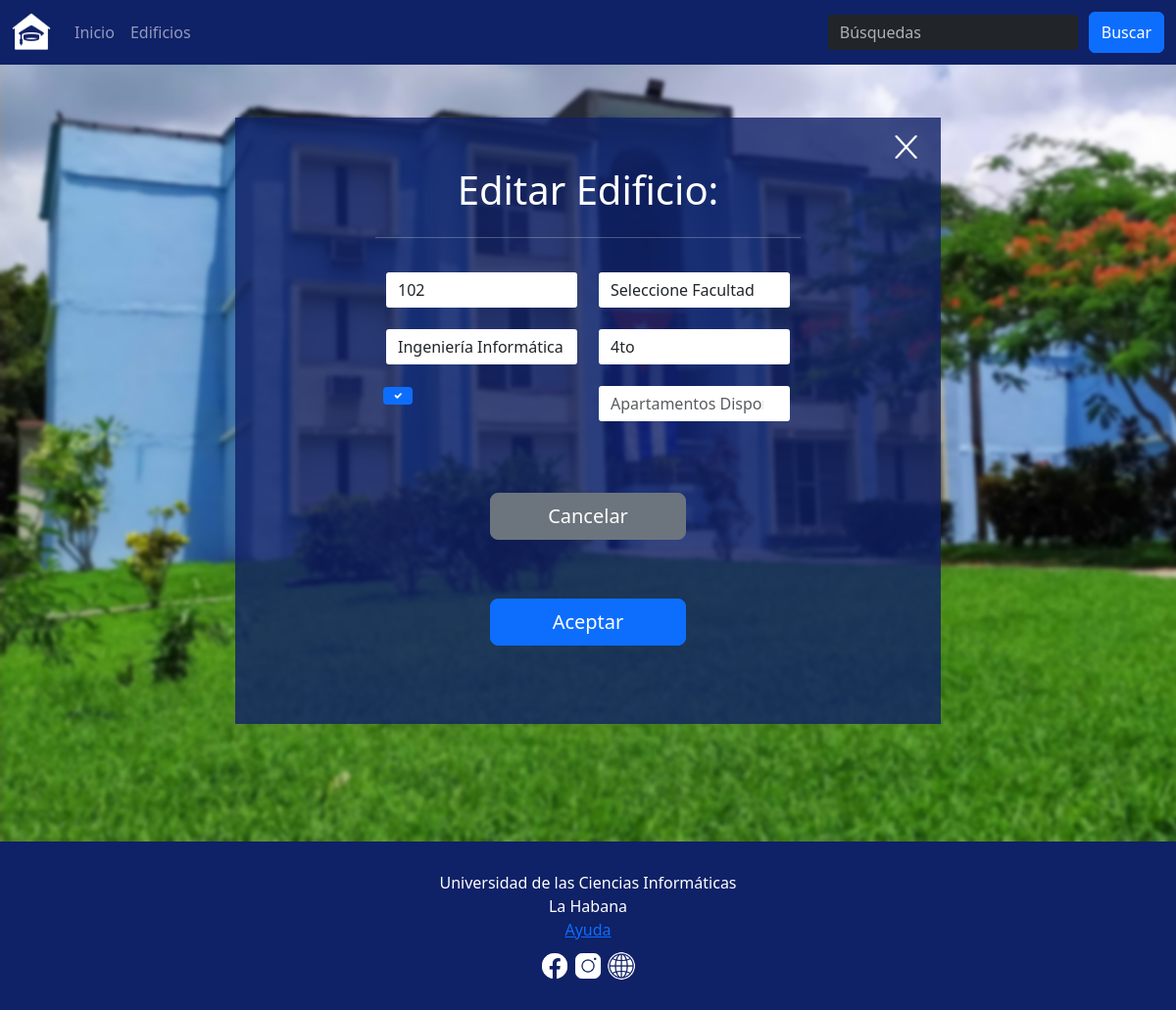
Before: /inicio/editar_edificios/102/ with the older database file.
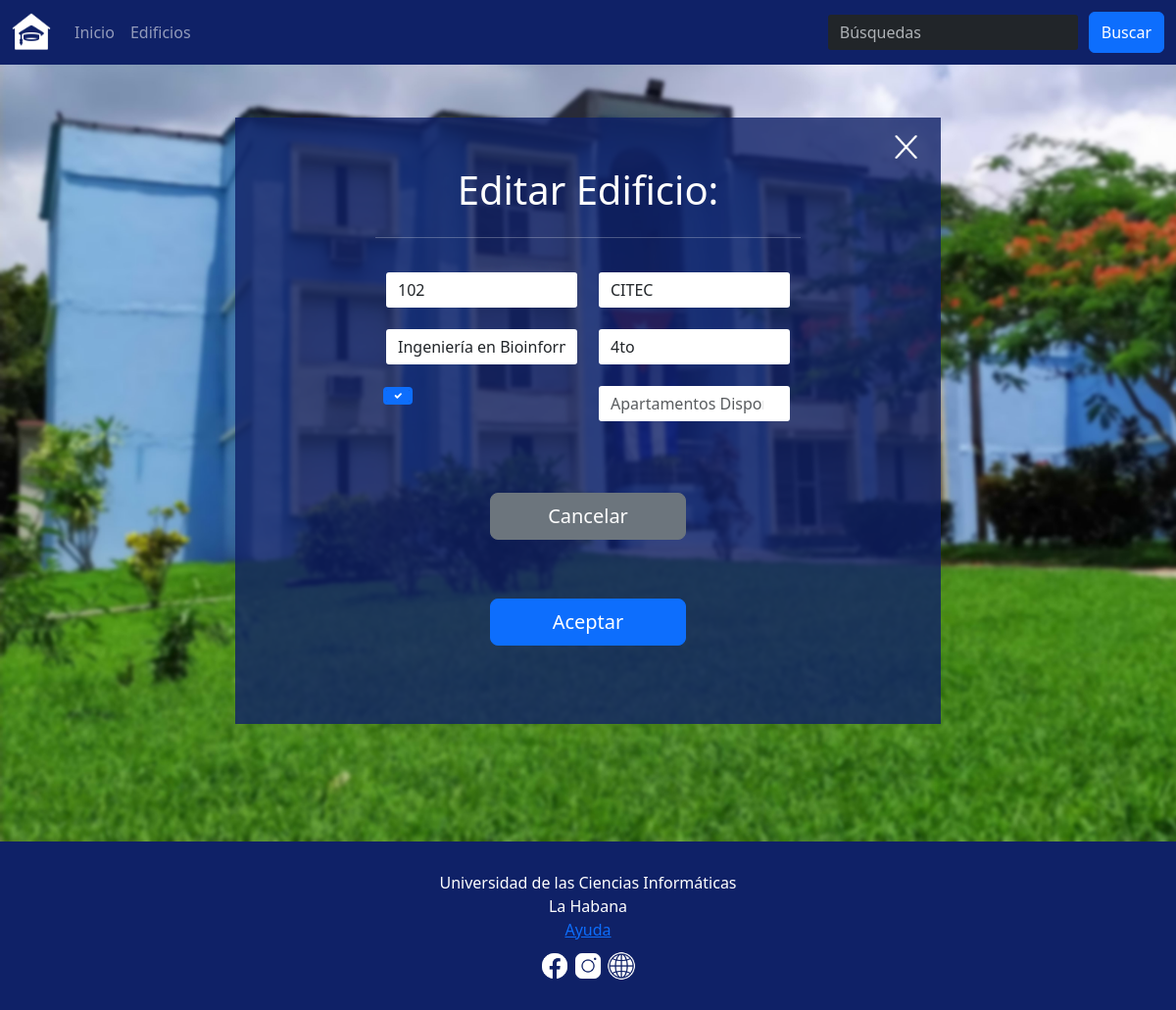
After: the same page with the newer database file.
### Vicedecana/models.py (models this page shows, shortened)
class Edificios(models.Model):
    numero = models.CharField(primary_key=True, max_length=255)  # Si el número de edificio es alfanumérico
    facultad = models.CharField(max_length=255)
    disponibilidad = models.BooleanField(default=True)
    ano = models.CharField(max_length=255)
    carrera = models.CharField(max_length=255)
    class Meta:
        verbose_name = 'Edificio'
        verbose_name_plural = 'Edificios'

### Vicedecana/views.py (the view)
# urls.py: path('editar_edificios/<int:numero>/', views.editar_edificios, name='editar_edificios'),  # ID del edificio como entero
def editar_edificios(request, numero):
    edificio = get_object_or_404(Edificios, pk=numero)
    if request.method == 'POST':
        form = EdificioForm(request.POST, instance=edificio)
        if form.is_valid():
            edificio = form.save()
            cantidad_apartamentos = form.cleaned_data['cantidad_apartamentos']
            Apartamento.objects.filter(edificio=edificio).delete()
            for i in range(1, cantidad_apartamentos + 1):
                numero_apto = generar_numero_apartamento(i)
                Apartamento.objects.create(
                    numero=numero_apto,
                    edificio=edificio,
                    disponibilidad=True
                )
            messages.success(request, f"Edificio {edificio.numero} actualizado con éxito.")
            return redirect('listado_edificios')
        else:
            messages.error(request, "Error al actualizar el edificio.")
            return render(request, "editarEdificio.html", {'form': form})
    else:
        form = EdificioForm(instance=edificio)
        return render(request, "editarEdificio.html", {'form': form})

### Vicedecana/templates/editarEdificio.html (shortened to what this page needs)
{% extends "base.html" %}
{% load static %}
{% load widget_tweaks %}
{% block content %}
<div class="form-container-edificio blue">
    <a href="{% url 'listado_edificios' %}">
        <img class="cruz" src="{% static 'img/icons9x-100 (1).png' %}" alt="">
    </a>
    <form id="formulario" class="registro-edificio row g-3 needs-validation" method="POST" novalidate>
        <h1 class="display-3 encabezados">Editar Edificio:</h1>
        <hr>
        <div class="col-md-6" id="numeroEdificio">
            {{ form.numero|add_class:"form-control" }}
        </div>
        <div class="col-md-6" id="facultad">
            {{ form.facultad|add_class:"form-control" }}
        </div>
        <div class="col-md-6" id="carrera">
            {{ form.carrera|add_class:"form-control" }}
        </div>
        <div class="col-md-6" id="anno">
            {{ form.ano|add_class:"form-control" }}
        </div>
        <div class="col-md-6" id="disponibilidad">
            {{ form.disponibilidad|add_class:"form-control" }}
        </div>
        <div class="col-md-6" id="cantidad_apartamentos">
            {{ form.cantidad_apartamentos|add_class:"form-control" }}
        </div>
        <div class="boton-container">
            <a class="links" href="{% url 'listado_edificios' %}">
                <button type="button" class="btn btn-secondary btn-lg botones">Cancelar</button>
            </a>
            <button type="submit" class="btn btn-primary btn-lg botones">Aceptar</button>
        </div>
    </form>
</div>
{% endblock %}

### Instructora/templates/base.html (shortened to what this page needs)
<!DOCTYPE html>
<html lang="es">
<head>
    <link href="https://cdn.jsdelivr.net/npm/bootstrap@5.3.3/dist/css/bootstrap.min.css" rel="stylesheet"
>
    {% load static %}
    <link rel="stylesheet" href="{% static 'style.css'%}">
</head>
<body>
    <nav class="navbar navbar-expand-lg" style="background-color: #0f2167;" data-bs-theme="dark">
        <div class="container-fluid">
            <img class="navbar-brand" src="{% static 'img/icons8-universidad-100.png'%}" alt="">
            <div class="collapse navbar-collapse" id="navbarSupportedContent">
                <ul class="navbar-nav me-auto mb-2 mb-lg-0">
                    <li class="nav-item">
                        <a class="nav-link {% if request.path == '/inicio/' %}active{% endif %}" aria-current="page" href="{% url 'Inicio I' %}">Inicio</a>
                    </li>
                    <li class="nav-item">
                        <a class="nav-link {% if request.path == '/inicio/edificios/' %}active{% endif %}" href="{% url 'Edificios' %}">Edificios</a>
                    </li>
                </ul>
                <form class="d-flex" role="search">
                    <input class="form-control me-2" type="search" placeholder="Búsquedas" aria-label="Search">
                    <button class="btn btn-primary" type="submit">Buscar</button>
                </form>
            </div>
        </div>
    </nav>
    {% block content %}
    {% endblock %}
    <footer>
        <p>Universidad de las Ciencias Informáticas</p>
        <p>La Habana</p>
        <a href="">Ayuda</a>
        <div>
            <a href="https://www.facebook.com/universidad.uci/?locale=es_LA"><img class="redes"
                    src="{% static 'img/icons8-facebook-nuevo-100.png'%}" alt=""></a>
            <a href="https://www.instagram.com/universidad.uci/?hl=es"><img class="redes"
                    src="{% static 'img/icons8-instagram-100.png'%}" alt=""></a>
            <a href="https://www.uci.cu/"><img class="redes" src="{% static 'img/icons8-web-100.png'%}" alt=""></a>
        </div>
    </footer>
</body>
</html>

### static/style.css (style rules this page uses)
body { position: relative; background-image: url(img/residenciaa.jpg); background-size: cover; background-repeat: no-repeat; margin: 0; }
footer { position: absolute; width: 100%; background-color: #0f2167; color: white; text-align: center; padding: 10px; padding-top: 30px; padding-bottom: 30px; height: auto; }
footer p { margin: 0; }
.navbar { background-color: #0f2167; position: fixed; width: 100%; z-index: 1000; top: 0; }
.blue { background-color: #0f2167CC; width: 60%; color: white; padding: 50px 50px; text-align: center; justify-content: center; margin: 15% auto 11%; }
.form-container-edificio { margin: 10% auto 10%; display: flex; justify-content: center; align-items: center; }
.redes { width: 30px; margin-top: 10px; }
.navbar-brand { width: 40px; }
.botones { margin: 30px; width: 200px; }
.encabezados { font-size: 40px; text-align: center; }
.registro-edificio { width: 70%; }
.links { text-decoration: none; color: transparent; }
.cruz { position: absolute; top: 0; right: 20%; width: 40px; height: 30px; margin: 15px; }
.form-control { border: 3px solid transparent; transition: all 500ms !important; }
.boton-container { margin-top: 40px; }
.blue, .blue2 { overflow: hidden; }
#formulario { animation: precarga 1s forwards; }
.boton-container { width: 100%; }
.blue { display: flex; justify-content: center; }

Changed rows visible on the page:
changed Edificios "4to": facultad "Seleccione Facultad" → "CITEC"; carrera "Ingeniería Informática (ICI)" → "Ingeniería en Bioinformática (BIO)"
